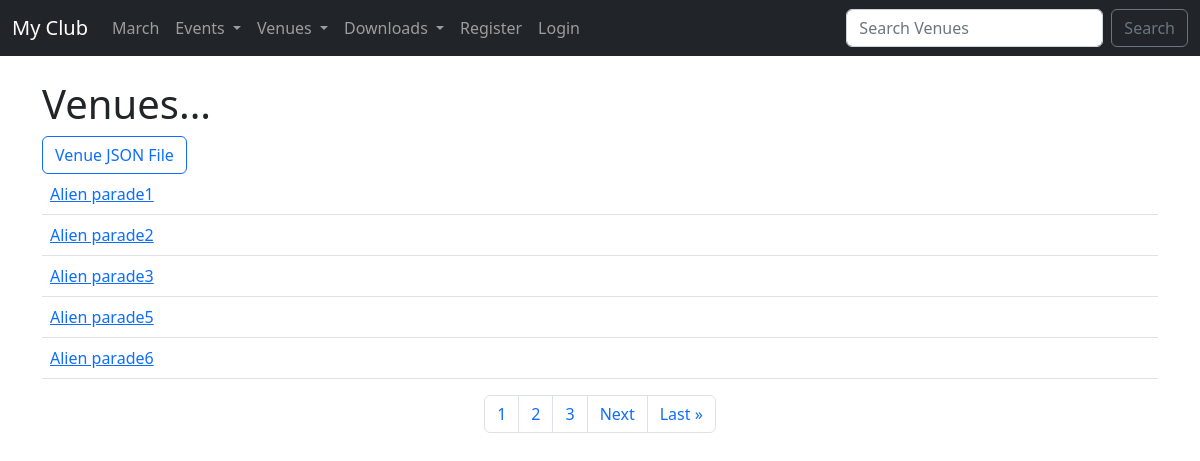
The app's page /list_venue with its own data.
### events/models.py (models this page shows)
class Venue(models.Model):
    name = models.CharField('Venue Name', max_length=120)
    address = models.CharField(max_length=300)
    zip_code = models.CharField('Zip Code',max_length=15)
    phone = models.CharField('Contact Phone', max_length=25, blank=True)
    web = models.URLField('Website Address', blank=True)
    email_address = models.EmailField('Email Address', blank=True)
    owner = models.IntegerField('Venue owner', blank=False, default=1)
    venue_image = models.ImageField(null=True, blank=True, upload_to='images/')
    def __str__(self):
        return self.name

### events/views.py (the view)
# urls.py: path('list_venue', views.list_venues, name="list-venues"),
def list_venues(request):
    venue_list = Venue.objects.all().order_by('name')
    p = Paginator(venue_list, 5)
    page = request.GET.get('page')
    venues = p.get_page(page)
    nums = "A" * venues.paginator.num_pages
    context = {'venue_list':venue_list, "venues": venues, "nums": nums}
    return render(request, 'events/venue.html', context=context)

### events/templates/events/venue.html (shortened to what this page needs)
{% extends 'events/base.html' %}
{% block content %}
<h1>Venues...</h1>
<button type="button" class="btn btn-outline-primary"><a class="nav-link" href="{% url 'venue_json' %}">Venue JSON File</a></button>
<table class="table table-hover">
    {% for venue in venues %}
        <tr>
            <td><a href="{% url 'show-venue' venue.id %}">{{ venue }} </a></td>
        </tr>
    {% endfor %}
</table>
<nav aria-label="Page navigation example">
    <ul class="pagination justify-content-center">
    {% for i in nums %}
        <li class="page-item"><a class="page-link" href="?page={{ forloop.counter }}" >{{ forloop.counter }}</a></li>
    {% endfor %}
    {% if venues.has_next %}
        <li class="page-item"><a class="page-link" href="?page={{ venues.next_page_number }}">Next</a></li>
        <li class="page-item"><a class="page-link" href="?page={{ venues.paginator.num_pages }}">Last &raquo;</a></li>
    {% endif %}
</ul>
</nav>
{% endblock %}

### records on screen
Venue: name "Alien parade1"
Venue: name "Alien parade2"
Venue: name "Alien parade3"
Venue: name "Alien parade5"
Venue: name "Alien parade6"
